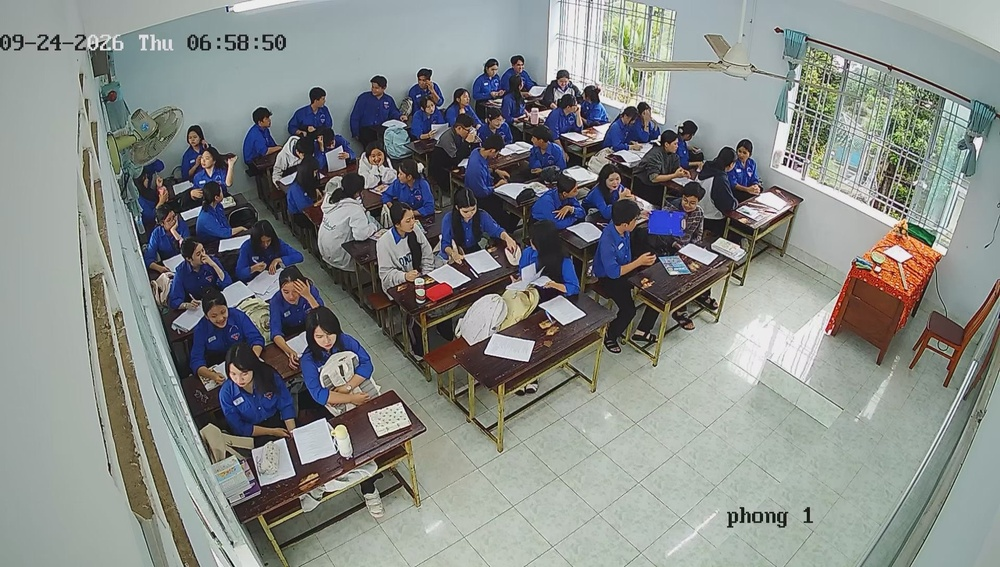
#> input picture camera/1.JPG, 1000 x 567 px, shrunk from 1920 x 1088 before the run
$ python -i image_enhancer.py   (imports and definitions only)
#> lines starting #> are read from the running program, lines starting #| are printed output that depends on the picture
#> further down, picture is the input picture: shape (567, 1000, 3); mean B, G, R 134.1, 137, 133
import cv2
import numpy as np

class ImageEnhancer:
    """
    Module tối ưu hóa chất lượng hình ảnh & chống ngược sáng (Backlight / Glare compensation):
    Khắc phục tình trạng lớp học bị lóa sáng mạnh từ dãy cửa sổ bên phải làm mờ đầu/mặt học sinh.
    """

    @staticmethod
    def enhance_contrast_clahe(image: np.ndarray, clip_limit: float = 2.5, tile_grid_size: tuple = (8, 8)) -> np.ndarray:
        """
        Áp dụng thuật toán CLAHE (Contrast Limited Adaptive Histogram Equalization)
        lên kênh độ sáng Luminance (L channel) trong không gian màu LAB.
        Giữ nguyên màu sắc tự nhiên nhưng làm rõ chi tiết các vùng tối và cân bằng vùng lóa.
        """
#> called with clip_limit = 2.5, tile_grid_size = (8, 8)
        if image is None:
            return None

        # Chuyển từ BGR sang LAB
        lab = cv2.cvtColor(image, cv2.COLOR_BGR2LAB)
#> lab: shape (567, 1000, 3); mean of channels 0, 1, 2 142.5, 126.9, 129.1
        l_channel, a_channel, b_channel = cv2.split(lab)
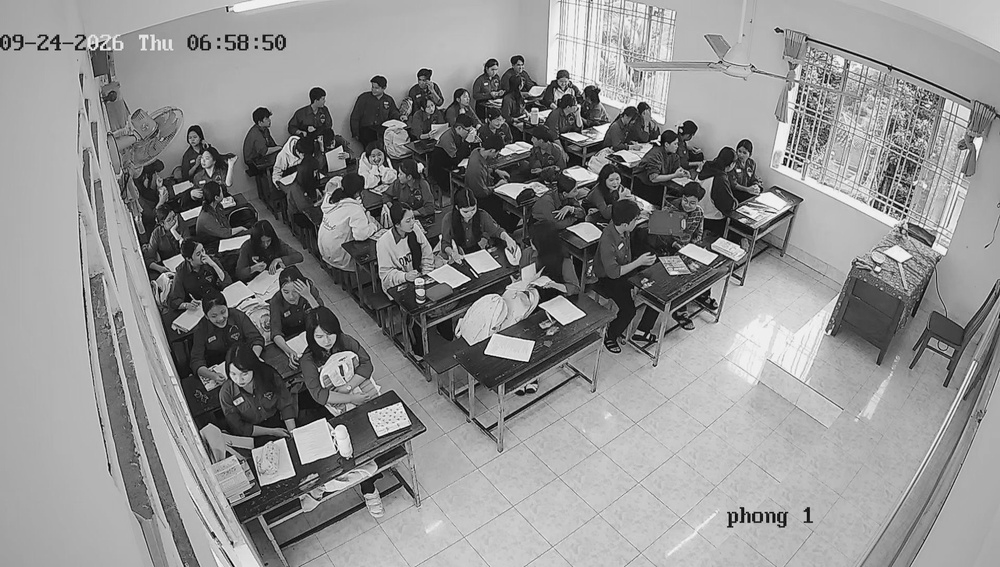
#> l_channel: shape (567, 1000); min 0, max 255, mean 142.5
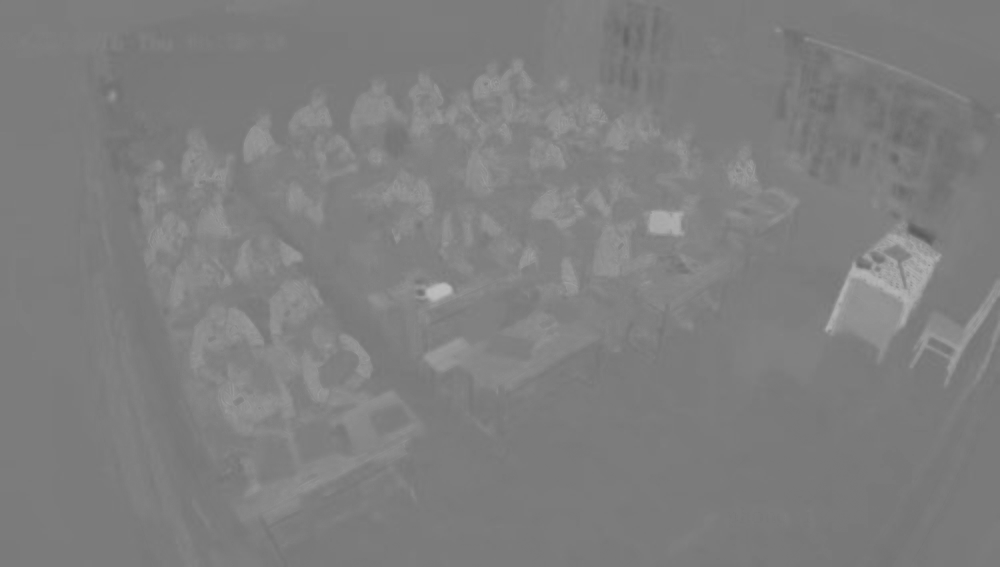
#> a_channel: shape (567, 1000); min 90, max 190, mean 126.9
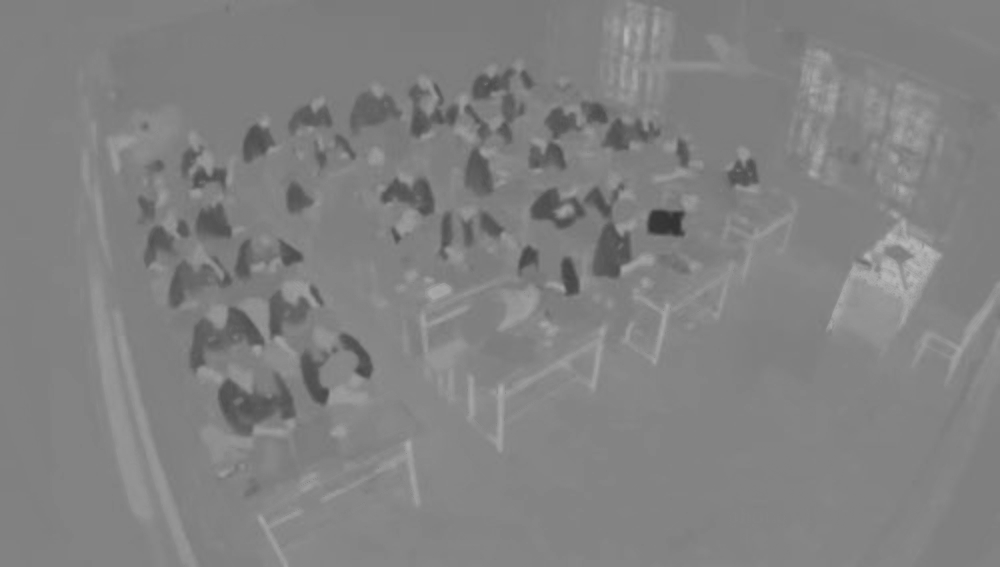
#> b_channel: shape (567, 1000); min 50, max 184, mean 129.1

        # Khởi tạo bộ CLAHE
        clahe = cv2.createCLAHE(clipLimit=clip_limit, tileGridSize=tile_grid_size)
        enhanced_l = clahe.apply(l_channel)
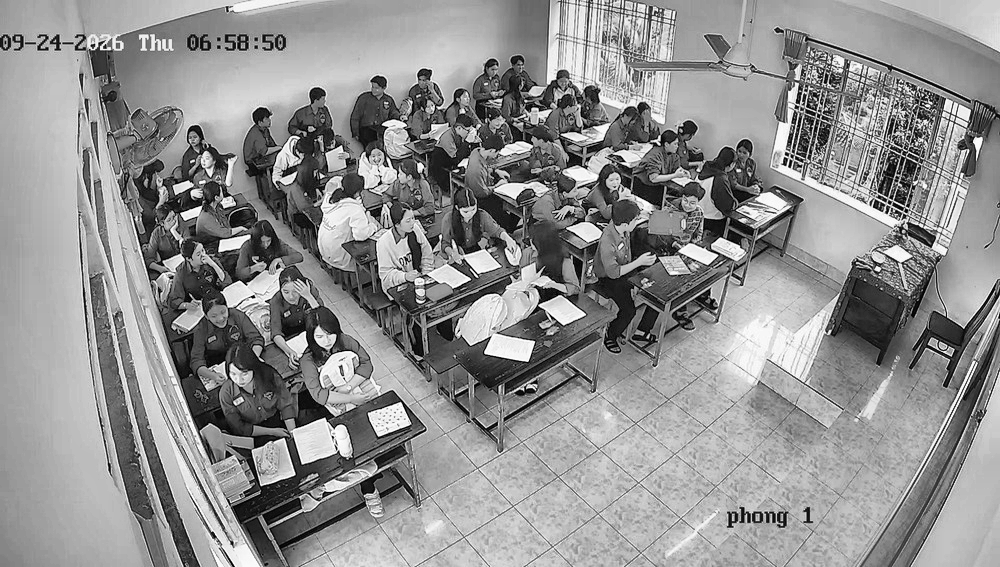
#> enhanced_l: shape (567, 1000); min 0, max 255, mean 144.2

        # Ghép lại các kênh và chuyển về BGR
        enhanced_lab = cv2.merge([enhanced_l, a_channel, b_channel])
#> enhanced_lab: shape (567, 1000, 3); mean of channels 0, 1, 2 144.2, 126.9, 129.1
        enhanced_bgr = cv2.cvtColor(enhanced_lab, cv2.COLOR_LAB2BGR)
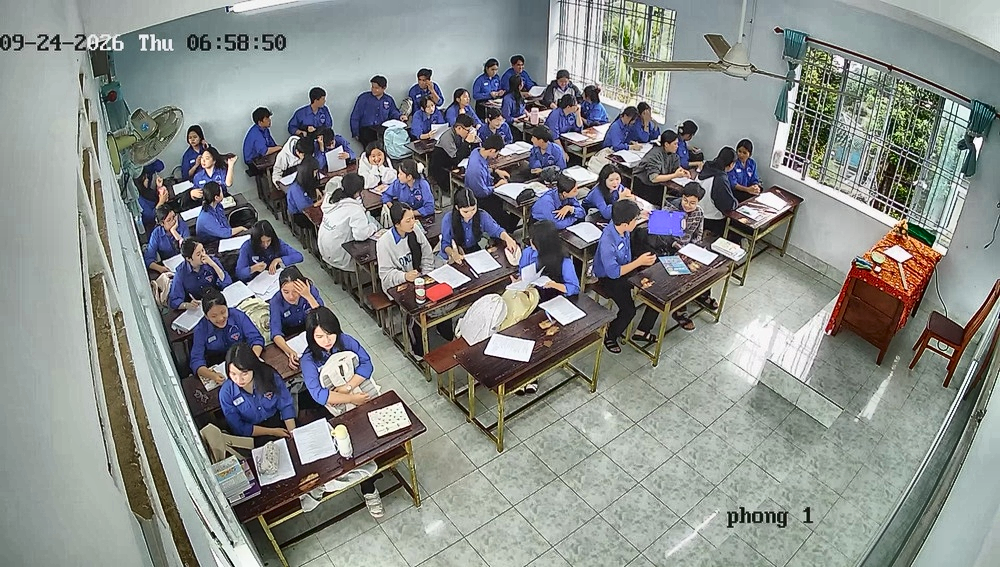
#> enhanced_bgr: shape (567, 1000, 3); mean B, G, R 136.2, 138.9, 135.2
        return enhanced_bgr

    @staticmethod
    def reduce_window_glare(image: np.ndarray, threshold: int = 240) -> np.ndarray:
        """
        Phát hiện và làm dịu vùng chói lóa cực đại (như cửa sổ bị ánh nắng chiếu trực tiếp),
        ngăn AI bị nhiễu do viền phản quang của cửa sổ.
        """
        if image is None:
            return None

        gray = cv2.cvtColor(image, cv2.COLOR_BGR2GRAY)
        # Tạo mask các vùng quá sáng (> 240)
        _, glare_mask = cv2.threshold(gray, threshold, 255, cv2.THRESH_BINARY)

        # Làm mờ vùng sáng để giảm bớt tương phản gắt
        blurred = cv2.GaussianBlur(image, (15, 15), 0)
        glare_mask_3ch = cv2.merge([glare_mask, glare_mask, glare_mask])

        # Hòa trộn nhẹ vùng lóa
        result = np.where(glare_mask_3ch == 255, cv2.addWeighted(image, 0.6, blurred, 0.4, 0), image)
        return result

    @classmethod
    def preprocess_classroom_frame(cls, image: np.ndarray) -> np.ndarray:
        """Tiền xử lý toàn diện cho khung hình camera lớp học trước khi đưa vào mô hình AI."""
        if image is None:
            return None
        # 1. Cân bằng tương phản chống ngược sáng
        enhanced = cls.enhance_contrast_clahe(image, clip_limit=2.0)
        # 2. Giảm chói lóa cửa sổ
        clean_frame = cls.reduce_window_glare(enhanced)
        return clean_frame

>>> import cv2
>>> picture = cv2.imread('../camera/1.JPG')
>>> result = ImageEnhancer().enhance_contrast_clahe(picture)

$ run again, on camera/10.JPG
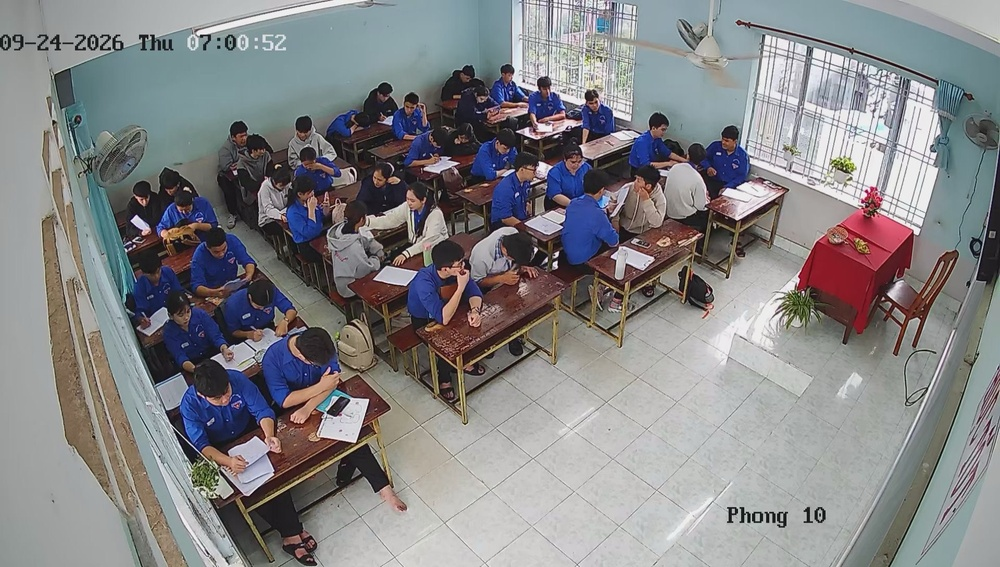
#> input picture camera/10.JPG, 1000 x 567 px, shrunk from 1920 x 1088 before the run
#> picture is the input picture: shape (567, 1000, 3); mean B, G, R 133.6, 131.8, 132.3
#> lab: shape (567, 1000, 3); mean of channels 0, 1, 2 138.9, 129.4, 127.3
#> in enhance_contrast_clahe, `l_channel, a_channel, b_channel = cv2.split(lab)`:
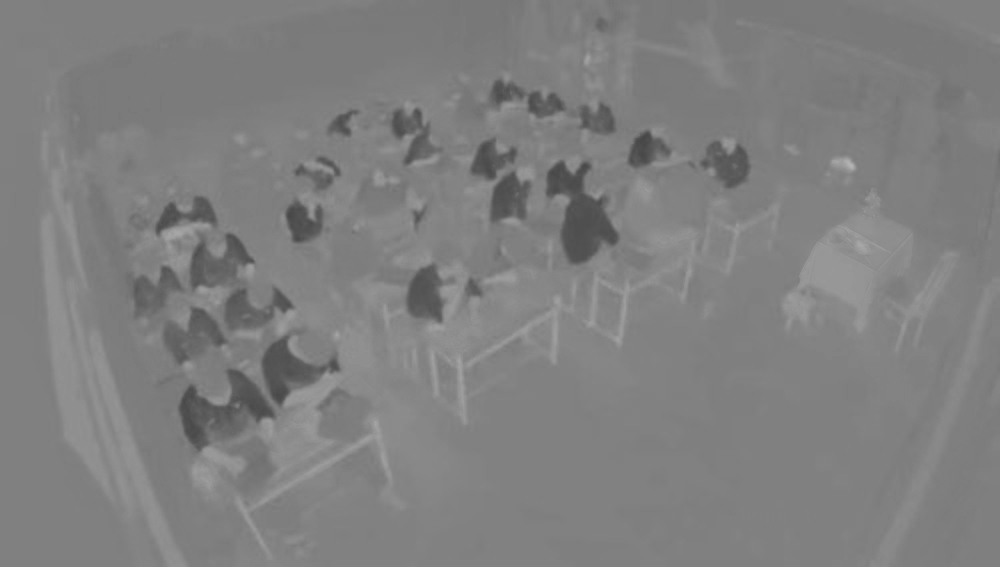
#> b_channel: shape (567, 1000); min 70, max 180, mean 127.3
#> enhanced_lab: shape (567, 1000, 3); mean of channels 0, 1, 2 142.1, 129.4, 127.3
#> in enhance_contrast_clahe, `enhanced_bgr = cv2.cvtColor(enhanced_lab, cv2.COLOR_LAB2BGR)`:
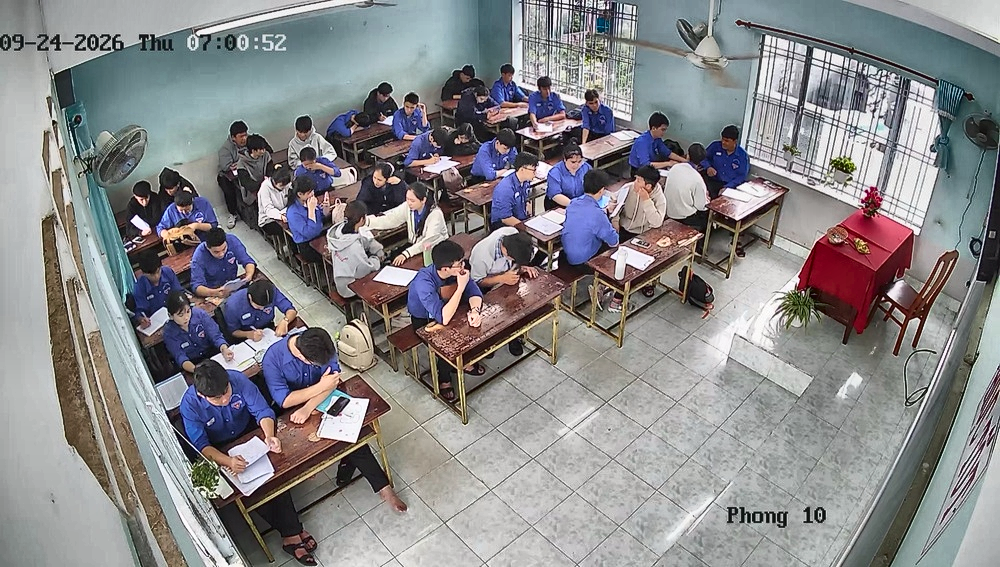
#> enhanced_bgr: shape (567, 1000, 3); mean B, G, R 137.2, 135.2, 136.1

$ run again, on camera/11.JPG
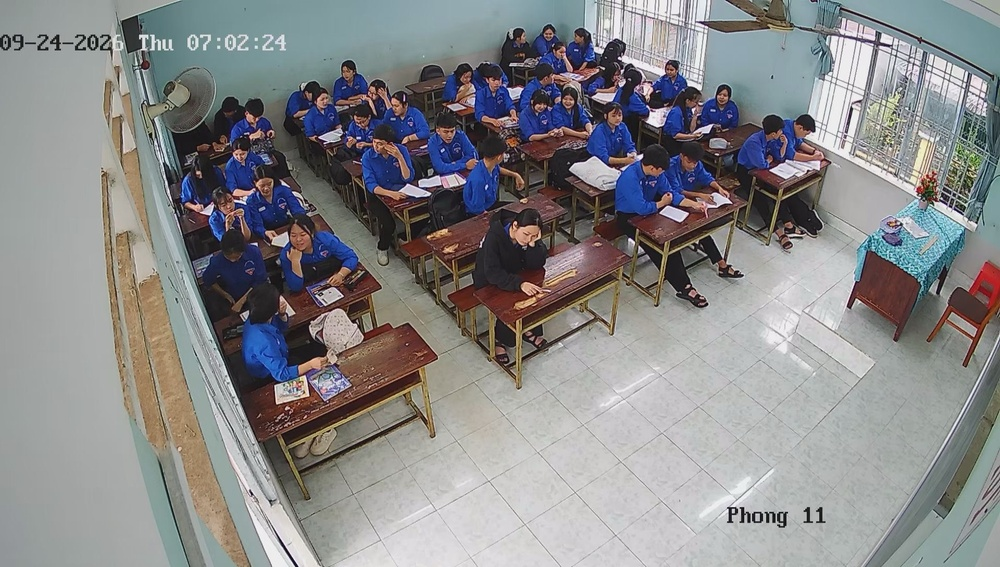
#> input picture camera/11.JPG, 1000 x 567 px, shrunk from 1920 x 1088 before the run
#> picture is the input picture: shape (567, 1000, 3); mean B, G, R 136.8, 135.6, 135.7
#> lab: shape (567, 1000, 3); mean of channels 0, 1, 2 142.5, 129.3, 127.5
#> in enhance_contrast_clahe, `l_channel, a_channel, b_channel = cv2.split(lab)`:
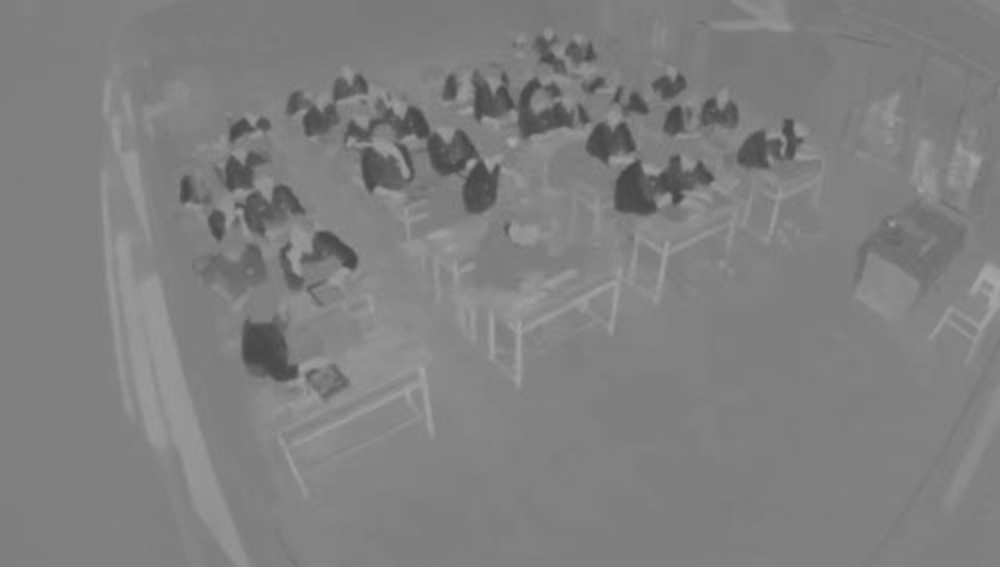
#> b_channel: shape (567, 1000); min 68, max 170, mean 127.5
#> enhanced_lab: shape (567, 1000, 3); mean of channels 0, 1, 2 145.1, 129.3, 127.5
#> in enhance_contrast_clahe, `enhanced_bgr = cv2.cvtColor(enhanced_lab, cv2.COLOR_LAB2BGR)`:
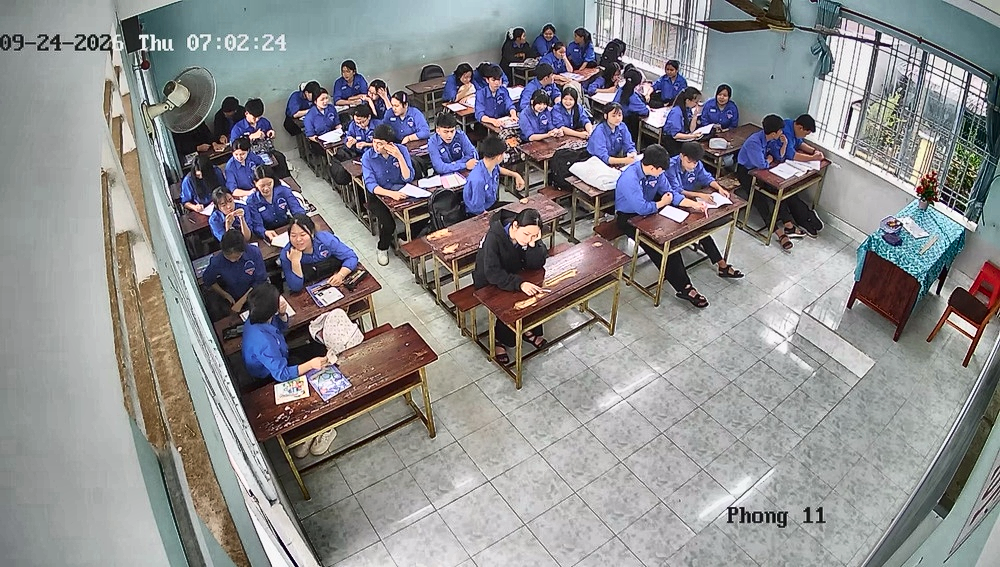
#> enhanced_bgr: shape (567, 1000, 3); mean B, G, R 139.7, 138.3, 138.8

$ run again, on camera/12.JPG
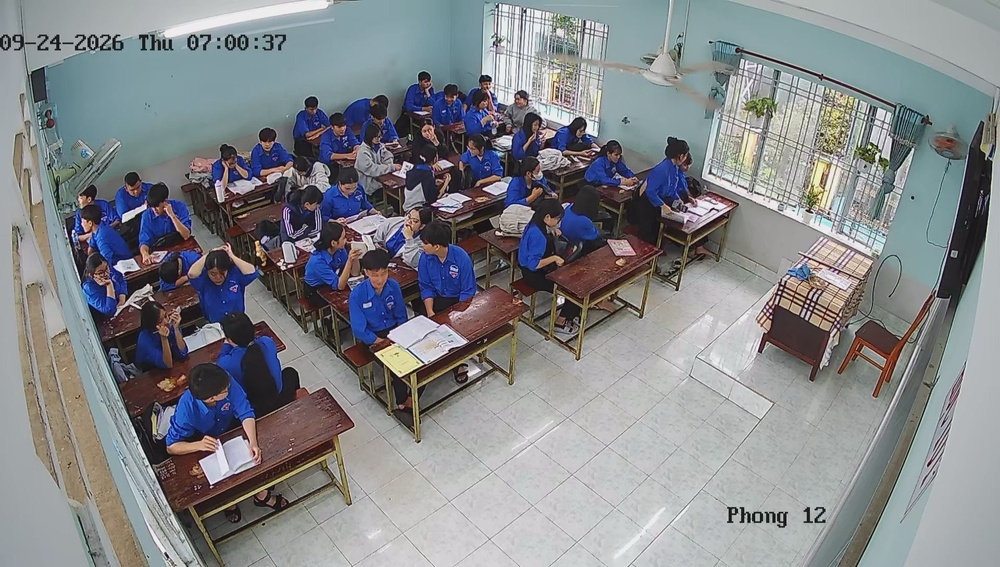
#> input picture camera/12.JPG, 1000 x 567 px, shrunk from 1920 x 1088 before the run
#> picture is the input picture: shape (567, 1000, 3); mean B, G, R 136.9, 133.6, 131.3
#> lab: shape (567, 1000, 3); mean of channels 0, 1, 2 140.1, 128.9, 126
#> in enhance_contrast_clahe, `l_channel, a_channel, b_channel = cv2.split(lab)`:
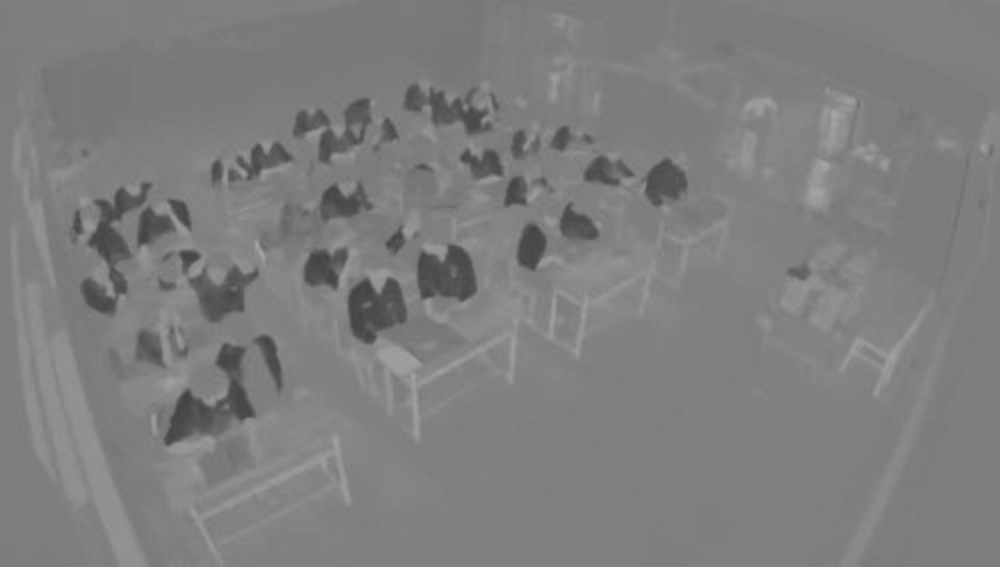
#> b_channel: shape (567, 1000); min 65, max 169, mean 126
#> enhanced_lab: shape (567, 1000, 3); mean of channels 0, 1, 2 142.7, 128.9, 126
#> in enhance_contrast_clahe, `enhanced_bgr = cv2.cvtColor(enhanced_lab, cv2.COLOR_LAB2BGR)`:
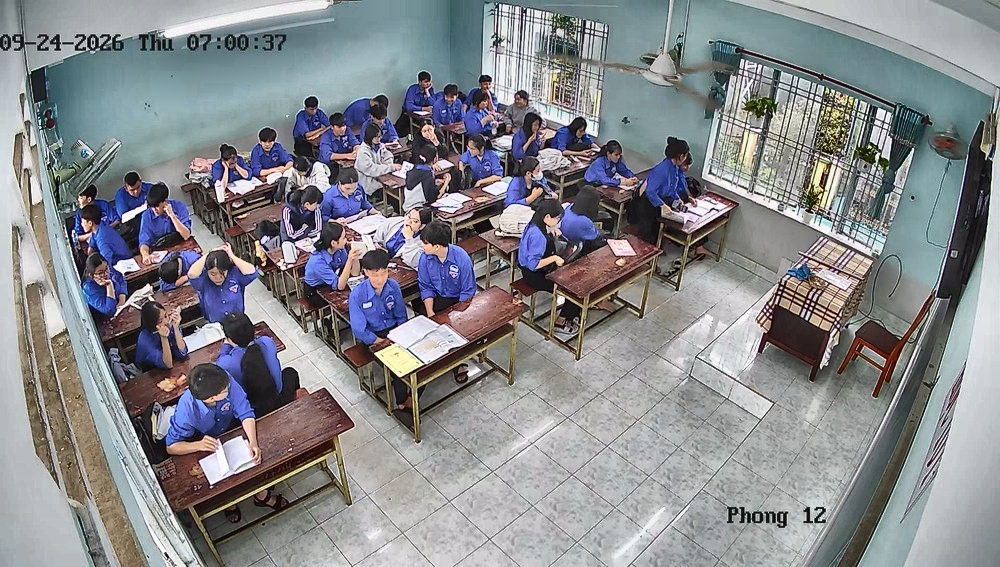
#> enhanced_bgr: shape (567, 1000, 3); mean B, G, R 139.9, 136.4, 134.6
